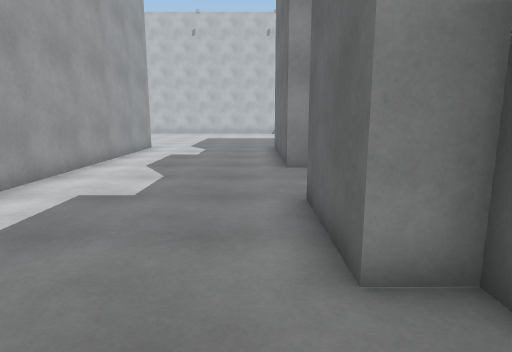
view 1 (above)

18 first-person views from a walk through a scene from a Unity 3-D project. The camera is 1.4 m above the floor, tilts 10° down and sees 75° across. The floor is counted in squares, 1 m on a side. Each view is taken from the middle of a square. On the plan, view 1 faces up. The plan holds only what a view shows up to about 15 squares ahead; the rest is blank. The player is left out.

view 2
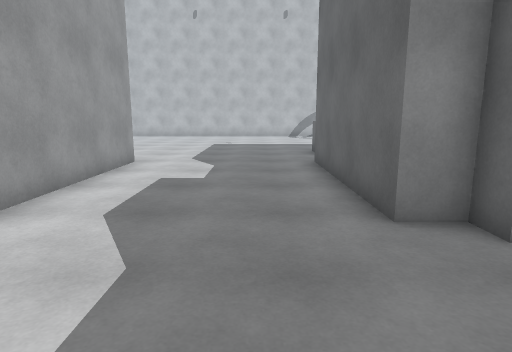

view 3
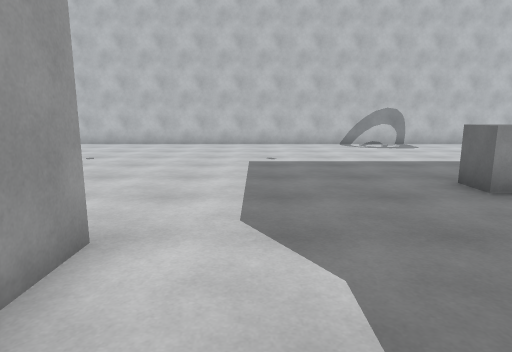

view 4
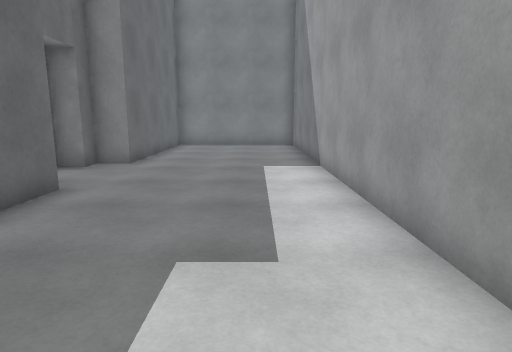

view 5
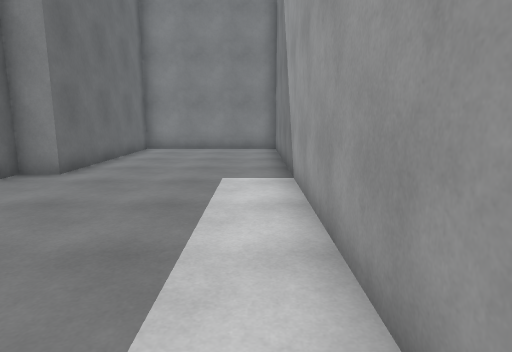

view 6
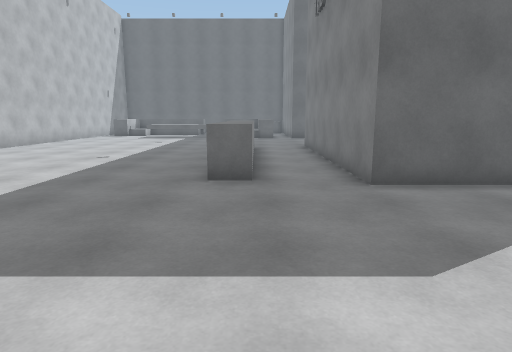

view 7
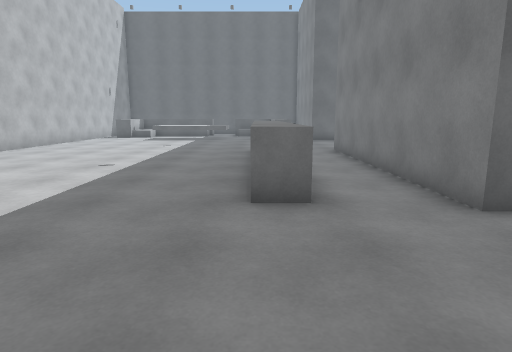

view 8
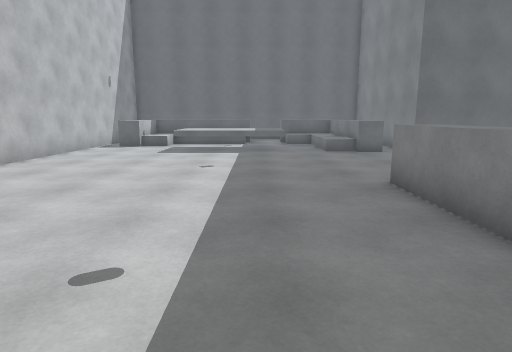

view 9
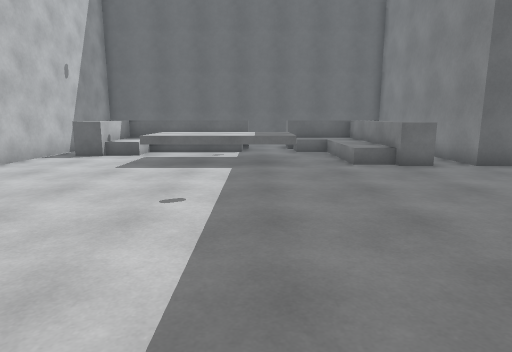

view 10
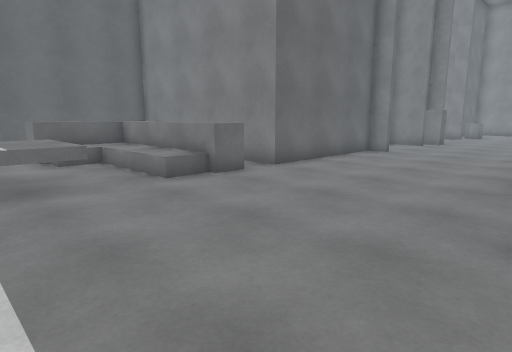

view 11
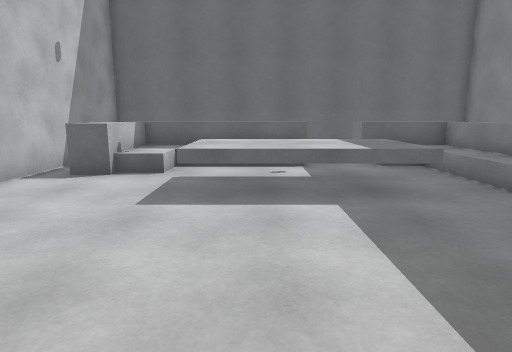

view 12
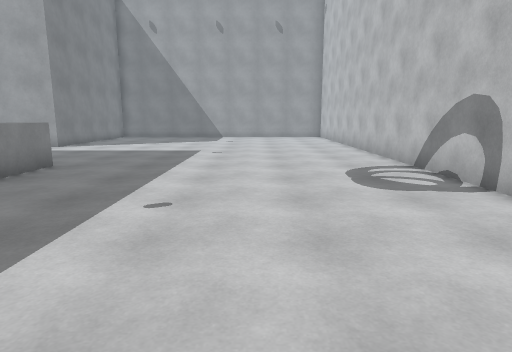

view 13
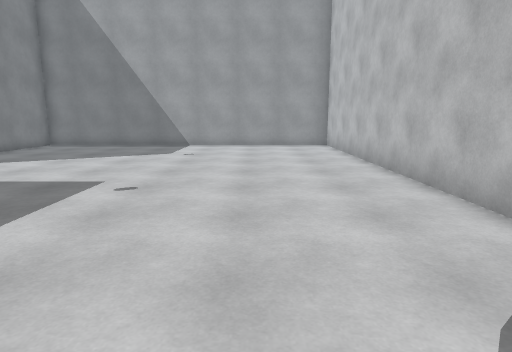

view 14
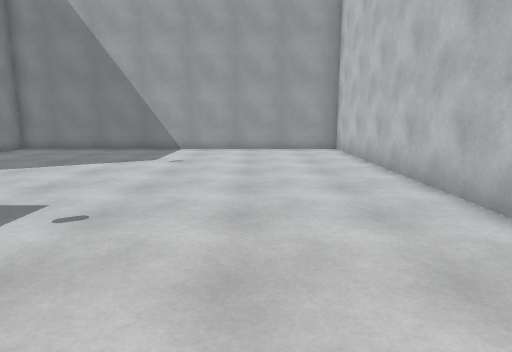

view 15
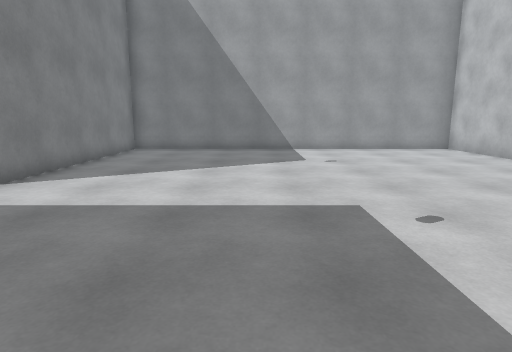

view 16
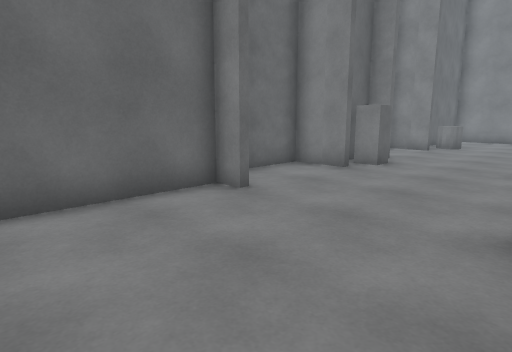

view 17
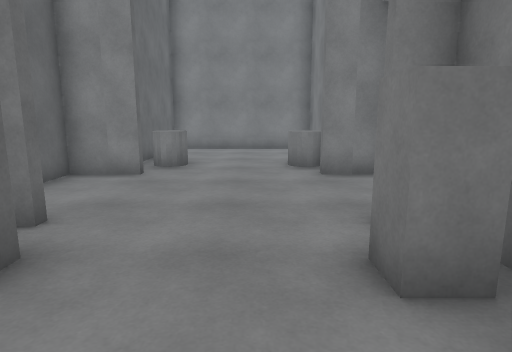

view 18
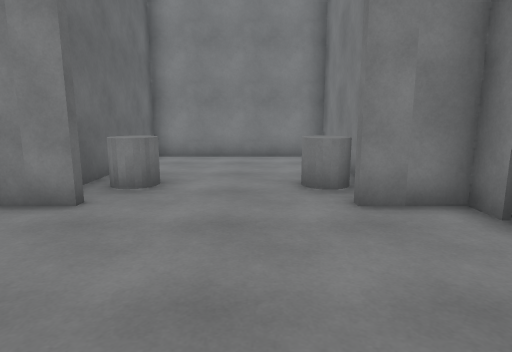

### Floor plan
Key: @ floor where view 1 was taken; # wall or solid block; . main floor; : floor 0.5 m higher than the main floor; / step, stairs or slope; ^ raised ledge.
Columns run from 13 left of view 1 to 25 right of it. Each row starts with its distance up from view 1.
 30 ###################    ################
 29 #................... .............    #
 28 #...............................^^^^  #
 27 #................................::^  #
 26 #.................................:^  #
 25 #.............................^^^.:^  #
 24 #.............................^^^.:^  #
 23 #.............................^^^.:^  #
 22 #.............................^^^...  #
 21 #.............................^^^...  #
 20 #.................................:^^ #
 19 #..............^^^^^^^^^......////:^  #
 18 #..............^^^^^^^^ ......^^^^^^^ #
 17 #...................... ......^^^ ^^  #
 16 #...............................    ^^#
 15 #########.....##########......######
 14         #.....#         ......#
 13         #.....#         ......#
 12         #.....#         ......#
 11         #.....#         ......#
 10         #.....#         ......#
  9         #.....##         ....###
  8         #.......         ......#
  7         #......          ......#
  6         #......          ......#
  5         #.....#          ....###
  4         #.....#         #....##
  3         #.....##         ....#
  2         #......#        ......
  1         #.......       ........
  0         #....@..#      ........#
 -1         #.....###      ##....###
 -2         #.....#         ......#
 -3         #.....#         ^^..^^#
 -4         #.....#        #......#
 -5         #.....#        # .....#
 -6         #.....#        # .....#
 -7         #.....#        # .....#
 -8         #######         #######

Where each view was taken, in squares from view 1:
view 1: 0 up, 0 right, facing up
view 2: 5 up, 1 left, facing up
view 3: 12 up, 3 left, facing up
view 4: 9 up, 3 left, facing down
view 5: 7 up, 4 left, facing down
view 6: 18 up, 6 left, facing right
view 7: 19 up, 4 left, facing right
view 8: 22 up, 3 right, facing right
view 9: 22 up, 7 right, facing right
view 10: 23 up, 10 right, facing down-right
view 11: 24 up, 11 right, facing right
view 12: 25 up, 11 right, facing left
view 13: 26 up, 4 right, facing left
view 14: 26 up, 2 right, facing left
view 15: 21 up, 2 right, facing left
view 16: 14 up, 11 right, facing down-right
view 17: 7 up, 13 right, facing down
view 18: 4 up, 13 right, facing down
